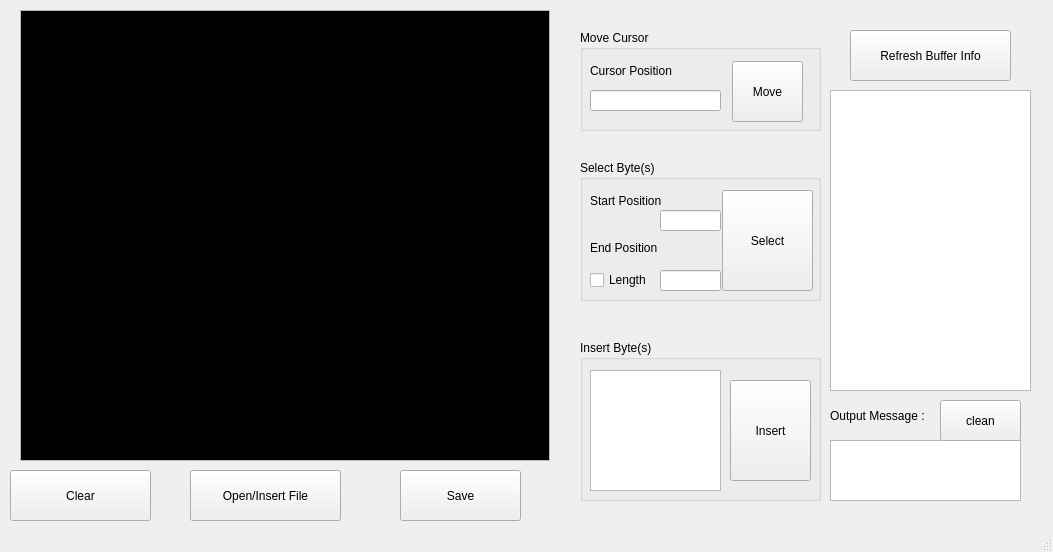
<?xml version="1.0" encoding="UTF-8"?>
<ui version="4.0">
 <class>MainWindow</class>
 <widget class="QMainWindow" name="MainWindow">
  <property name="geometry">
   <rect>
    <x>0</x>
    <y>0</y>
    <width>1053</width>
    <height>552</height>
   </rect>
  </property>
  <property name="windowTitle">
   <string>Binary File Editor</string>
  </property>
  <widget class="QWidget" name="centralWidget">
   <widget class="myhexeditor" name="textEdit">
    <property name="geometry">
     <rect>
      <x>20</x>
      <y>10</y>
      <width>530</width>
      <height>451</height>
     </rect>
    </property>
    <property name="palette">
     <palette>
      <active>
       <colorrole role="Text">
        <brush brushstyle="SolidPattern">
         <color alpha="255">
          <red>33</red>
          <green>255</green>
          <blue>6</blue>
         </color>
        </brush>
       </colorrole>
       <colorrole role="Base">
        <brush brushstyle="SolidPattern">
         <color alpha="255">
          <red>0</red>
          <green>0</green>
          <blue>0</blue>
         </color>
        </brush>
       </colorrole>
       <colorrole role="PlaceholderText">
        <brush brushstyle="NoBrush">
         <color alpha="128">
          <red>33</red>
          <green>255</green>
          <blue>6</blue>
         </color>
        </brush>
       </colorrole>
      </active>
      <inactive>
       <colorrole role="Text">
        <brush brushstyle="SolidPattern">
         <color alpha="255">
          <red>33</red>
          <green>255</green>
          <blue>6</blue>
         </color>
        </brush>
       </colorrole>
       <colorrole role="Base">
        <brush brushstyle="SolidPattern">
         <color alpha="255">
          <red>0</red>
          <green>0</green>
          <blue>0</blue>
         </color>
        </brush>
       </colorrole>
       <colorrole role="PlaceholderText">
        <brush brushstyle="NoBrush">
         <color alpha="128">
          <red>33</red>
          <green>255</green>
          <blue>6</blue>
         </color>
        </brush>
       </colorrole>
      </inactive>
      <disabled>
       <colorrole role="Text">
        <brush brushstyle="SolidPattern">
         <color alpha="255">
          <red>127</red>
          <green>127</green>
          <blue>127</blue>
         </color>
        </brush>
       </colorrole>
       <colorrole role="Base">
        <brush brushstyle="SolidPattern">
         <color alpha="255">
          <red>237</red>
          <green>237</green>
          <blue>237</blue>
         </color>
        </brush>
       </colorrole>
       <colorrole role="PlaceholderText">
        <brush brushstyle="NoBrush">
         <color alpha="128">
          <red>33</red>
          <green>255</green>
          <blue>6</blue>
         </color>
        </brush>
       </colorrole>
      </disabled>
     </palette>
    </property>
    <property name="font">
     <font>
      <pointsize>22</pointsize>
     </font>
    </property>
   </widget>
   <widget class="QGroupBox" name="groupBox">
    <property name="geometry">
     <rect>
      <x>580</x>
      <y>30</y>
      <width>241</width>
      <height>101</height>
     </rect>
    </property>
    <property name="title">
     <string>Move Cursor</string>
    </property>
    <widget class="QPushButton" name="moveBtn">
     <property name="geometry">
      <rect>
       <x>152</x>
       <y>31</y>
       <width>71</width>
       <height>61</height>
      </rect>
     </property>
     <property name="text">
      <string>Move</string>
     </property>
    </widget>
    <widget class="QLabel" name="label">
     <property name="geometry">
      <rect>
       <x>10</x>
       <y>30</y>
       <width>141</width>
       <height>21</height>
      </rect>
     </property>
     <property name="text">
      <string>Cursor Position</string>
     </property>
    </widget>
    <widget class="QLineEdit" name="moveCursorBox">
     <property name="geometry">
      <rect>
       <x>10</x>
       <y>60</y>
       <width>131</width>
       <height>21</height>
      </rect>
     </property>
    </widget>
   </widget>
   <widget class="QGroupBox" name="groupBox_2">
    <property name="geometry">
     <rect>
      <x>580</x>
      <y>160</y>
      <width>241</width>
      <height>141</height>
     </rect>
    </property>
    <property name="title">
     <string>Select Byte(s)</string>
    </property>
    <widget class="QLabel" name="label_2">
     <property name="geometry">
      <rect>
       <x>10</x>
       <y>30</y>
       <width>101</width>
       <height>21</height>
      </rect>
     </property>
     <property name="text">
      <string>Start Position</string>
     </property>
    </widget>
    <widget class="QPushButton" name="selectBtn">
     <property name="geometry">
      <rect>
       <x>142</x>
       <y>30</y>
       <width>91</width>
       <height>101</height>
      </rect>
     </property>
     <property name="text">
      <string>Select</string>
     </property>
    </widget>
    <widget class="QLabel" name="label_3">
     <property name="geometry">
      <rect>
       <x>10</x>
       <y>80</y>
       <width>121</width>
       <height>16</height>
      </rect>
     </property>
     <property name="text">
      <string>End Position</string>
     </property>
    </widget>
    <widget class="QLineEdit" name="lineEdit_2">
     <property name="geometry">
      <rect>
       <x>80</x>
       <y>50</y>
       <width>61</width>
       <height>21</height>
      </rect>
     </property>
    </widget>
    <widget class="QLineEdit" name="lineEdit_3">
     <property name="geometry">
      <rect>
       <x>80</x>
       <y>110</y>
       <width>61</width>
       <height>21</height>
      </rect>
     </property>
    </widget>
    <widget class="QCheckBox" name="checkBox">
     <property name="geometry">
      <rect>
       <x>10</x>
       <y>110</y>
       <width>71</width>
       <height>20</height>
      </rect>
     </property>
     <property name="text">
      <string>Length</string>
     </property>
    </widget>
   </widget>
   <widget class="QGroupBox" name="groupBox_3">
    <property name="geometry">
     <rect>
      <x>580</x>
      <y>340</y>
      <width>241</width>
      <height>161</height>
     </rect>
    </property>
    <property name="title">
     <string>Insert Byte(s)</string>
    </property>
    <widget class="QPlainTextEdit" name="plainTextEdit">
     <property name="geometry">
      <rect>
       <x>10</x>
       <y>30</y>
       <width>131</width>
       <height>121</height>
      </rect>
     </property>
    </widget>
    <widget class="QPushButton" name="insertBtn">
     <property name="geometry">
      <rect>
       <x>150</x>
       <y>40</y>
       <width>81</width>
       <height>101</height>
      </rect>
     </property>
     <property name="text">
      <string>Insert</string>
     </property>
    </widget>
   </widget>
   <widget class="QPushButton" name="clearContentBtn">
    <property name="geometry">
     <rect>
      <x>10</x>
      <y>470</y>
      <width>141</width>
      <height>51</height>
     </rect>
    </property>
    <property name="text">
     <string>Clear</string>
    </property>
   </widget>
   <widget class="QPushButton" name="openFileBtn">
    <property name="geometry">
     <rect>
      <x>190</x>
      <y>470</y>
      <width>151</width>
      <height>51</height>
     </rect>
    </property>
    <property name="text">
     <string>Open/Insert File</string>
    </property>
   </widget>
   <widget class="QPushButton" name="saveBtn">
    <property name="geometry">
     <rect>
      <x>400</x>
      <y>470</y>
      <width>121</width>
      <height>51</height>
     </rect>
    </property>
    <property name="text">
     <string>Save</string>
    </property>
   </widget>
   <widget class="QPlainTextEdit" name="plainTextEdit_2">
    <property name="geometry">
     <rect>
      <x>830</x>
      <y>90</y>
      <width>201</width>
      <height>301</height>
     </rect>
    </property>
    <property name="readOnly">
     <bool>true</bool>
    </property>
   </widget>
   <widget class="QPushButton" name="summaryBtn">
    <property name="geometry">
     <rect>
      <x>850</x>
      <y>30</y>
      <width>161</width>
      <height>51</height>
     </rect>
    </property>
    <property name="text">
     <string>Refresh Buffer Info</string>
    </property>
   </widget>
   <widget class="QLabel" name="label_4">
    <property name="geometry">
     <rect>
      <x>830</x>
      <y>400</y>
      <width>121</width>
      <height>31</height>
     </rect>
    </property>
    <property name="text">
     <string>Output Message :</string>
    </property>
   </widget>
   <widget class="QPlainTextEdit" name="errorBox">
    <property name="geometry">
     <rect>
      <x>830</x>
      <y>440</y>
      <width>191</width>
      <height>61</height>
     </rect>
    </property>
    <property name="readOnly">
     <bool>true</bool>
    </property>
   </widget>
   <widget class="QPushButton" name="cleanErrMsgBtn">
    <property name="geometry">
     <rect>
      <x>940</x>
      <y>400</y>
      <width>81</width>
      <height>41</height>
     </rect>
    </property>
    <property name="text">
     <string>clean</string>
    </property>
   </widget>
  </widget>
  <widget class="QStatusBar" name="statusBar"/>
 </widget>
 <layoutdefault spacing="6" margin="11"/>
 <customwidgets>
  <customwidget>
   <class>myhexeditor</class>
   <extends>QTextEdit</extends>
   <header>myhexeditor.h</header>
  </customwidget>
 </customwidgets>
 <resources/>
 <connections/>
</ui>
